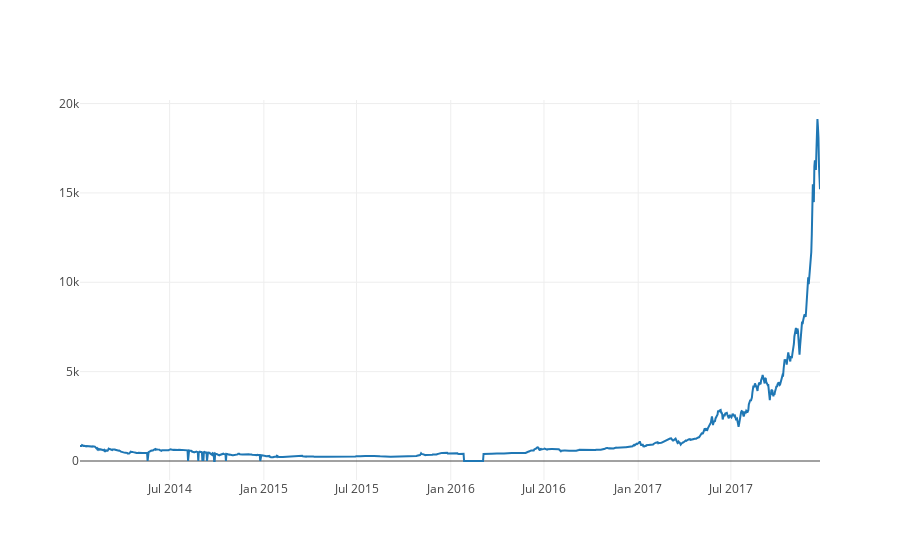

Notebook code for this chart:
### Code cell
btc_trace = go.Scatter(x=btc_usd_price_kraken.index, y=btc_usd_price_kraken['Weighted Price'])
py.iplot([btc_trace])

### Figure 1 — Plotly figure (JSON) as saved in the notebook; plotly's stock layout.template omitted (floating-point values rounded to 4 significant figures; data arrays with more than 128 entries replaced by an {"elided": "..."} marker saying what was removed)
{"data": [{"type": "scatter", "x": {"elided": "1446 str values"}, "y": {"elided": "1446 float values"}}], "layout": {}}
